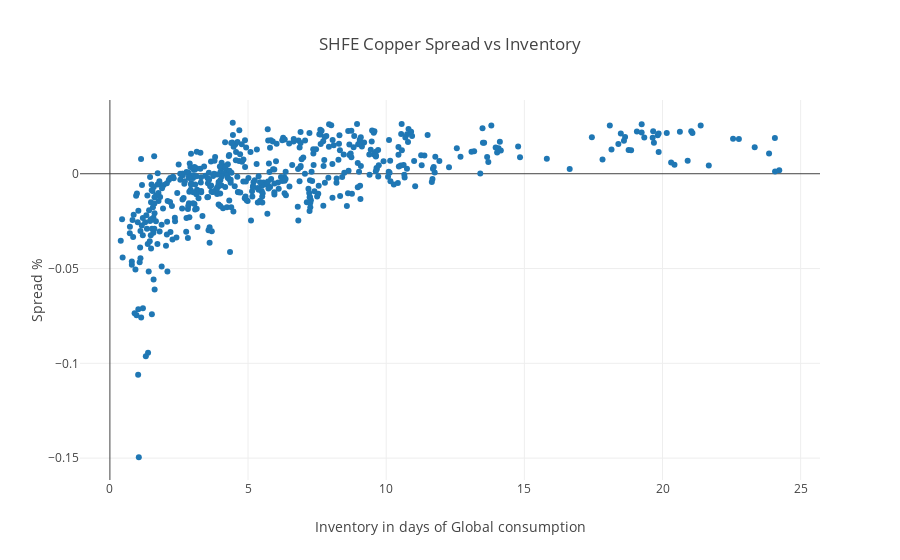

Notebook source saved alongside this figure:
### Code cell
cons_data=[1869, 2226, 2663, 3020, 3171, 3621, 3571, 4746, 5149, 7086, 7385, 7881, 8896, 9830, 11303, 11353, 11642, 11790]
cons_date=pd.to_datetime(['2000-12-31', '2001-12-31', '2002-12-31', '2003-12-31', '2004-12-31', '2005-12-31', '2006-12-31', 
           '2007-12-31', '2008-12-31', '2009-12-31', '2010-12-31', '2011-12-31', '2012-12-31', '2013-12-31', '2014-12-31',
           '2015-12-31', '2016-12-31', '2017-12-31'])
cons = pd.DataFrame(data = cons_data, index=cons_date)

inv = pd.read_pickle('data/inventory.pkl').dropna()
inv['cons'] = cons
inv['cons'] = inv['cons'].ffill().bfill()

#['SHFE On Warrant']
sp = pd.read_pickle('data/SCFc-fc-spread')['SCFc07'].dropna()
sp_vs_inv = pd.concat([inv,sp], axis=1).dropna()
#sp_vs_inv['SHFE On Warrant'].plot(ax = sp_vs_inv.SCFc07.plot().twinx())
iplot(go.Figure(data=[go.Scatter(x=sp_vs_inv['SHFE On Warrant']/sp_vs_inv.cons, y=sp_vs_inv.SCFc07, mode='markers')],
     layout=go.Layout(title='SHFE Copper Spread vs Inventory', 
                      xaxis=dict(title='Inventory in days of Global consumption'),
                      yaxis=dict(title='Spread %'))))

### Figure 1 — Plotly figure (JSON) as saved in the notebook; plotly's stock layout.template omitted (floating-point values rounded to 4 significant figures; data arrays with more than 128 entries replaced by an {"elided": "..."} marker saying what was removed)
{"data": [{"mode": "markers", "type": "scatter", "uid": "c607c4f0-e9ee-11e8-9dce-acde48001122", "x": {"elided": "516 float values"}, "y": {"elided": "516 float values"}}], "layout": {"autosize": true, "title": "SHFE Copper Spread vs Inventory", "xaxis": {"autorange": true, "range": [-1.067, 25.68], "title": "Inventory in days of Global consumption", "type": "linear"}, "yaxis": {"autorange": true, "range": [-0.1625, 0.03982], "title": "Spread %", "type": "linear"}}}
